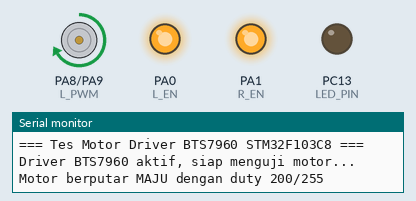
A program run on a simulated STM32 Blue Pill. Shown: motor-driver pin pairs drawn as motors (green arrow = first pin HIGH = forward, orange = second pin HIGH = backward, longer = more drive), output pins drawn as LEDs (lit = HIGH), the last lines printed to the serial monitor.

Above: at 2.5 s.
At 7.5 s:
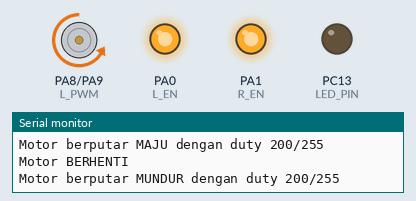
At 10.0 s:
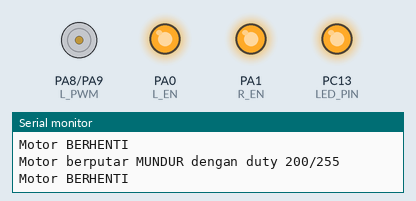
Timing chart, 0 to 14.0 s (numbered marks = the images above):
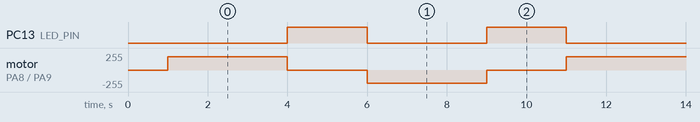

Measured:
- by itself, PC13 (LED_PIN): alternates HIGH for 2.0 s and LOW for 3.0 s
- by itself, motor on PA8 (L_PWM) / PA9 (R_PWM): repeats every 10.0 s: stopped 2.0 s, backward 200/255 3.0 s, stopped 2.0 s, forward 200/255 3.0 s

The program:

main.cpp
```cpp
#include <Arduino.h>
// Tes Motor Driver BTS7960 dengan STM32F103C8 (Blue Pill)
// Framework Arduino (PlatformIO)

#define L_EN   PA0     // Enable kiri
#define R_EN   PA1     // Enable kanan
#define L_PWM  PA8     // PWM kiri (maju)
#define R_PWM  PA9     // PWM kanan (mundur)
#define LED_PIN PC13  // Pin LED bawaan

void setup() {
  // Inisialisasi Serial Monitor
  Serial.begin(115200);
  delay(1000);
  Serial.println("=== Tes Motor Driver BTS7960 STM32F103C8 ===");

  // Set pin sebagai output
  pinMode(L_EN, OUTPUT);
  pinMode(R_EN, OUTPUT);
  pinMode(L_PWM, OUTPUT);
  pinMode(R_PWM, OUTPUT);
  pinMode(LED_PIN, OUTPUT);

  // Aktifkan driver
  digitalWrite(L_EN, HIGH);
  digitalWrite(R_EN, HIGH);

  Serial.println("Driver BTS7960 aktif, siap menguji motor...");
}

void loop() {
  // Putar maju
  Serial.println("Motor berputar MAJU dengan duty 200/255");
  analogWrite(L_PWM, 200);   // PWM duty cycle ~78%
  analogWrite(R_PWM, 0);
  digitalWrite(LED_PIN, LOW);
  delay(3000);

  // Berhenti
  Serial.println("Motor BERHENTI");
  analogWrite(L_PWM, 0);
  analogWrite(R_PWM, 0);
  digitalWrite(LED_PIN, HIGH);
  delay(2000);

  // Putar mundur
  Serial.println("Motor berputar MUNDUR dengan duty 200/255");
  analogWrite(L_PWM, 0);
  analogWrite(R_PWM, 200);
  digitalWrite(LED_PIN, LOW);
  delay(3000);

  // Berhenti
  Serial.println("Motor BERHENTI");
  analogWrite(L_PWM, 0);
  analogWrite(R_PWM, 0);
  digitalWrite(LED_PIN, HIGH);
  delay(2000);
}
```
